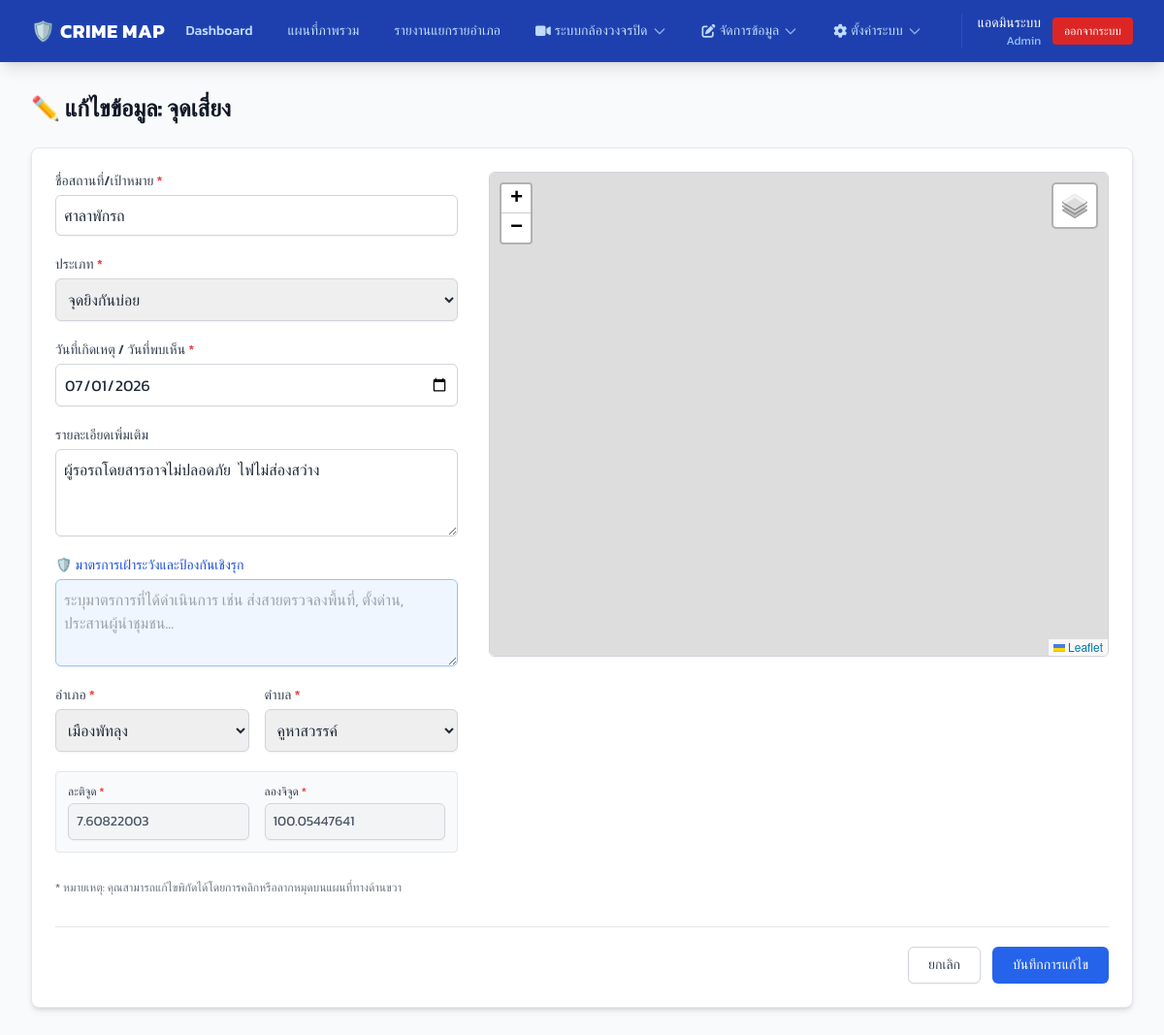
Page /edit_report.php?type=risk&id=2 (signed in) on the committed database.
### tables this page shows
CREATE TABLE `menus` (
  `id` int NOT NULL AUTO_INCREMENT,
  `menu_type` enum('frontend','backend') NOT NULL DEFAULT 'backend',
  `title` varchar(100) NOT NULL,
  `url` varchar(255) DEFAULT '#',
  `icon` varchar(100) DEFAULT NULL COMMENT 'FontAwesome class e.g. fas fa-home',
  `css_class` varchar(255) DEFAULT NULL COMMENT 'Custom CSS classes for buttons',
  `parent_id` int DEFAULT NULL,
  `order_num` int DEFAULT '0',
  `allowed_roles` TEXT DEFAULT NULL COMMENT 'JSON array of allowed role_ids, NULL means all',
  `is_active` tinyint(1) DEFAULT '1',
  PRIMARY KEY (`id`),
  KEY `parent_id` (`parent_id`),
  CONSTRAINT `menus_ibfk_1` FOREIGN KEY (`parent_id`) REFERENCES `menus` (`id`) ON DELETE CASCADE
);

CREATE TABLE `risk_locations` (
  `id` int NOT NULL AUTO_INCREMENT,
  `district_id` int DEFAULT NULL,
  `subdistrict_id` int DEFAULT NULL,
  `risk_type_id` int DEFAULT NULL,
  `location_name` varchar(255) NOT NULL,
  `latitude` decimal(10,8) NOT NULL,
  `longitude` decimal(11,8) NOT NULL,
  `status` enum('pending','active','resolved') DEFAULT 'pending' COMMENT 'สถานะ: pending=รอตรวจสอบ, active=มีความเสี่ยง, resolved=แก้ไขแล้ว',
  `details` text,
  `image_before` varchar(255) DEFAULT NULL,
  `image_after` varchar(255) DEFAULT NULL,
  `reporter_name` varchar(255) DEFAULT NULL,
  `reporter_phone` varchar(50) DEFAULT NULL,
  `reported_by` int DEFAULT NULL,
  `created_at` datetime DEFAULT NULL,
  `updated_at` timestamp NULL DEFAULT CURRENT_TIMESTAMP ON UPDATE CURRENT_TIMESTAMP,
  `preventive_measures` text,
  `incident_date` date DEFAULT NULL,
  PRIMARY KEY (`id`),
  KEY `district_id` (`district_id`),
  KEY `risk_type_id` (`risk_type_id`),
  KEY `fk_risk_subdistrict` (`subdistrict_id`),
  CONSTRAINT `fk_district` FOREIGN KEY (`district_id`) REFERENCES `districts` (`id`) ON DELETE SET NULL,
  CONSTRAINT `fk_risk_subdistrict` FOREIGN KEY (`subdistrict_id`) REFERENCES `subdistricts` (`id`) ON DELETE SET NULL,
  CONSTRAINT `fk_risk_type` FOREIGN KEY (`risk_type_id`) REFERENCES `risk_types` (`id`) ON DELETE SET NULL
);

CREATE TABLE `risk_types` (
  `id` int NOT NULL AUTO_INCREMENT,
  `type_name` varchar(255) NOT NULL,
  `marker_color` varchar(50) NOT NULL,
  PRIMARY KEY (`id`)
);

CREATE TABLE `districts` (
  `id` int NOT NULL AUTO_INCREMENT,
  `name_th` varchar(255) NOT NULL,
  PRIMARY KEY (`id`)
);

CREATE TABLE `subdistricts` (
  `id` int NOT NULL AUTO_INCREMENT,
  `district_id` int NOT NULL,
  `name_th` varchar(255) NOT NULL,
  `latitude` decimal(10,8) DEFAULT NULL,
  `longitude` decimal(11,8) DEFAULT NULL,
  PRIMARY KEY (`id`),
  KEY `fk_subdistrict_district` (`district_id`),
  CONSTRAINT `fk_subdistrict_district` FOREIGN KEY (`district_id`) REFERENCES `districts` (`id`) ON DELETE CASCADE
);

### auth.php (called while the page is built, shortened)
<?php
$user_name = $_SESSION['user_name'];
$user_role_name = $_SESSION['role_name'];
?>

### edit_report.php (the view, shortened to what this page needs)
<?php
require_once 'auth.php';
require_once 'db_config.php';
$type = $_GET['type'] ?? '';
$id = $_GET['id'] ?? 0;
try {
    if ($type === 'risk') {
        $stmt = $pdo->prepare("SELECT * FROM risk_locations WHERE id = ?");
        $stmt->execute([$id]);
        $data = $stmt->fetch();
        $nameField = 'location_name';
        $typeField = 'risk_type_id';
    } else {
        $stmt = $pdo->prepare("SELECT * FROM target_houses WHERE id = ?");
        $stmt->execute([$id]);
        $data = $stmt->fetch();
        $nameField = 'house_name';
        $typeField = 'target_type_id';
    }
    $stmtDistricts = $pdo->query("SELECT id, name_th FROM districts ORDER BY name_th ASC");
    $districts = $stmtDistricts->fetchAll();
    if ($type === 'risk') {
        $stmtTypes = $pdo->query("SELECT id, type_name FROM risk_types ORDER BY id ASC");
    } else {
        $stmtTypes = $pdo->query("SELECT id, type_name FROM target_types ORDER BY id ASC");
    }
    $types = $stmtTypes->fetchAll();
    $stmtSub = $pdo->prepare("SELECT id, name_th FROM subdistricts WHERE district_id = ? ORDER BY name_th ASC");
    $stmtSub->execute([$data['district_id']]);
    $subdistricts = $stmtSub->fetchAll();
} catch (\PDOException $e) {
    die("Database Error: " . htmlspecialchars($e->getMessage()));
}
?>
<!DOCTYPE html>
<html lang="th">
<head>
    <script src="https://cdn.tailwindcss.com"></script>
    <link rel="stylesheet" href="https://unpkg.com/leaflet@1.9.4/dist/leaflet.css"/>
    <link rel="stylesheet" href="https://unpkg.com/leaflet-control-geocoder/dist/Control.Geocoder.css" />
</head>
<body class="bg-gray-50 text-gray-800">
    <?php include 'navbar.php'; ?>
    <div class="max-w-7xl mx-auto px-4 sm:px-6 lg:px-8 py-8">
        <div class="mb-6 flex justify-between items-center">
            <h1 class="text-2xl font-bold text-gray-900">
                ✏️ แก้ไขข้อมูล: <?= $type === 'risk' ? 'จุดเสี่ยง' : 'บ้านเป้าหมาย' ?>
            </h1>
        </div>
        <form action="save_edit_report.php" method="POST" id="editForm" class="bg-white rounded-lg shadow-md border border-gray-200 p-6">
            <div class="grid grid-cols-1 lg:grid-cols-5 gap-8">
                <div class="lg:col-span-2 flex flex-col gap-5">
                    <div>
                        <label class="block text-sm font-medium text-gray-700">ชื่อสถานที่/เป้าหมาย <span class="text-red-500">*</span></label>
                        <input type="text" name="location_name" required value="<?= htmlspecialchars($data[$nameField]) ?>" class="mt-1 block w-full rounded-md border-gray-300 shadow-sm p-2 border focus:border-blue-500 focus:ring focus:ring-blue-200">
                    </div>
                    <div>
                        <label class="block text-sm font-medium text-gray-700">ประเภท <span class="text-red-500">*</span></label>
                        <select name="type_id" required class="mt-1 block w-full rounded-md border-gray-300 shadow-sm p-2 border focus:border-blue-500 focus:ring focus:ring-blue-200">
                            <?php foreach ($types as $t): ?>
                                <option value="<?= $t['id'] ?>" <?= $data[$typeField] == $t['id'] ? 'selected' : '' ?>><?= htmlspecialchars($t['type_name']) ?></option>
                            <?php endforeach; ?>
                        </select>
                    </div>
                    <div>
                        <label class="block text-sm font-medium text-gray-700">วันที่เกิดเหตุ / วันที่พบเห็น <span class="text-red-500">*</span></label>
                        <input type="date" name="incident_date" required value="<?= htmlspecialchars($data['incident_date'] ?? date('Y-m-d')) ?>" class="mt-1 block w-full rounded-md border-gray-300 shadow-sm p-2 border focus:border-blue-500 focus:ring focus:ring-blue-200">
                    </div>
                    <div>
                        <label class="block text-sm font-medium text-gray-700">รายละเอียดเพิ่มเติม</label>
                        <textarea name="details" rows="3" class="mt-1 block w-full rounded-md border-gray-300 shadow-sm p-2 border focus:border-blue-500 focus:ring focus:ring-blue-200"><?= htmlspecialchars($data['details'] ?? '') ?></textarea>
                    </div>
                    <div>
                        <label class="block text-sm font-medium text-blue-700">🛡️ มาตรการเฝ้าระวังและป้องกันเชิงรุก</label>
                        <textarea name="preventive_measures" rows="3" placeholder="ระบุมาตรการที่ได้ดำเนินการ เช่น ส่งสายตรวจลงพื้นที่, ตั้งด่าน, ประสานผู้นำชุมชน..." class="mt-1 block w-full rounded-md border-blue-300 bg-blue-50 shadow-sm p-2 border focus:border-blue-500 focus:ring focus:ring-blue-200"><?= htmlspecialchars($data['preventive_measures'] ?? '') ?></textarea>
                    </div>
                    <div class="grid grid-cols-2 gap-4">
                        <div>
                            <label class="block text-sm font-medium text-gray-700">อำเภอ <span class="text-red-500">*</span></label>
                            <select name="district_id" id="district_id" required class="mt-1 block w-full rounded-md border-gray-300 shadow-sm p-2 border focus:border-blue-500 focus:ring focus:ring-blue-200">
                                <?php foreach ($districts as $d): ?>
                                    <option value="<?= $d['id'] ?>" <?= $data['district_id'] == $d['id'] ? 'selected' : '' ?>><?= htmlspecialchars($d['name_th']) ?></option>
                                <?php endforeach; ?>
                            </select>
                        </div>
                        <div>
                            <label class="block text-sm font-medium text-gray-700">ตำบล <span class="text-red-500">*</span></label>
                            <select name="subdistrict_id" id="subdistrict_id" required class="mt-1 block w-full rounded-md border-gray-300 shadow-sm p-2 border focus:border-blue-500 focus:ring focus:ring-blue-200">
                                <?php foreach ($subdistricts as $sd): ?>
                                    <option value="<?= $sd['id'] ?>" <?= $data['subdistrict_id'] == $sd['id'] ? 'selected' : '' ?>><?= htmlspecialchars($sd['name_th']) ?></option>
                                <?php endforeach; ?>
                            </select>
                        </div>
                    </div>
                    <div class="grid grid-cols-2 gap-4 bg-gray-50 p-3 rounded border border-gray-200">
                        <div>
                            <label class="block text-xs font-medium text-gray-700">ละติจูด <span class="text-red-500">*</span></label>
                            <input type="text" id="latitude" name="latitude" value="<?= htmlspecialchars($data['latitude']) ?>" required readonly class="mt-1 block w-full rounded-md border-gray-300 bg-gray-100 shadow-sm p-2 border text-sm text-gray-600">
                        </div>
                        <div>
                            <label class="block text-xs font-medium text-gray-700">ลองจิจูด <span class="text-red-500">*</span></label>
                            <input type="text" id="longitude" name="longitude" value="<?= htmlspecialchars($data['longitude']) ?>" required readonly class="mt-1 block w-full rounded-md border-gray-300 bg-gray-100 shadow-sm p-2 border text-sm text-gray-600">
                        </div>
                    </div>
                    <div class="mt-2 text-xs text-gray-500">
                        * หมายเหตุ: คุณสามารถแก้ไขพิกัดได้โดยการคลิกหรือลากหมุดบนแผนที่ทางด้านขวา
                    </div>
                </div>
                <div class="lg:col-span-3 h-[400px] md:h-[500px] relative rounded-md overflow-hidden border border-gray-300 shadow-sm">
                    <div id="map" class="w-full h-full z-10"></div>
                </div>
            </div>
            <div class="mt-8 pt-5 border-t border-gray-200 flex justify-end gap-3">
                <a href="my_reports.php" class="px-5 py-2 border border-gray-300 rounded-md shadow-sm text-sm font-medium text-gray-700 bg-white hover:bg-gray-50">ยกเลิก</a>
                <button type="submit" class="px-5 py-2 border border-transparent rounded-md shadow-sm text-sm font-medium text-white bg-blue-600 hover:bg-blue-700">บันทึกการแก้ไข</button>
            </div>
        </form>
    </div>
</body>
</html>

### navbar.php (shortened to what this page needs)
<?php
$current_page = basename($_SERVER['PHP_SELF']);
if (isset($pdo)) {
    $stmt = $pdo->prepare("SELECT * FROM menus WHERE menu_type = 'backend' AND is_active = 1 ORDER BY order_num ASC");
    $stmt->execute();
    $all_menus = $stmt->fetchAll(PDO::FETCH_ASSOC);
    $allowed_menus = [];
    foreach ($all_menus as $menu) {
        $allowed_menus[] = $menu;
    }
    $menu_tree = [];
    foreach ($allowed_menus as $menu) {
        if (empty($menu['parent_id'])) {
            $menu['children'] = [];
            $menu_tree[$menu['id']] = $menu;
        }
    }
    foreach ($allowed_menus as $menu) {
        if (!empty($menu['parent_id']) && isset($menu_tree[$menu['parent_id']])) {
            $menu_tree[$menu['parent_id']]['children'][] = $menu;
        }
    }
} else {
    $menu_tree = [];
}
?>
<link rel="stylesheet" href="https://cdnjs.cloudflare.com/ajax/libs/font-awesome/6.4.0/css/all.min.css">
<nav class="bg-blue-800 text-white shadow-lg shrink-0 z-50 relative">
    <div class="w-full px-4 sm:px-6 lg:px-8">
        <div class="flex items-center justify-between h-16">
            <div class="flex items-center gap-3">
                <span class="text-lg sm:text-xl font-bold tracking-wide truncate">🛡️ CRIME MAP</span>
            </div>
            <div class="hidden md:flex items-center gap-1 lg:gap-3">
                <?php foreach ($menu_tree as $menu): ?>
                    <?php if (empty($menu['children'])): ?>
                        <a href="<?= htmlspecialchars($menu['url']) ?>" class="flex items-center gap-1 whitespace-nowrap px-3 py-2 rounded-md text-sm font-medium <?= $current_page == $menu['url'] ? 'bg-blue-900 text-white shadow-inner' : 'text-blue-200 hover:text-white hover:bg-blue-700 transition' ?>">
                            <?= htmlspecialchars($menu['title']) ?>
                        </a>
                    <?php else: ?>
                        <div class="relative group">
                            <button class="flex items-center gap-1 whitespace-nowrap px-3 py-2 rounded-md text-sm font-medium text-blue-200 hover:text-white hover:bg-blue-700 transition">
                                <?php if($menu['icon']): ?><i class="<?= htmlspecialchars($menu['icon']) ?>"></i><?php endif; ?>
                                <?= htmlspecialchars($menu['title']) ?>
                                <svg class="w-4 h-4 opacity-70" fill="none" stroke="currentColor" viewBox="0 0 24 24"><path stroke-linecap="round" stroke-linejoin="round" stroke-width="2" d="M19 9l-7 7-7-7"></path></svg>
                            </button>
                        </div>
                    <?php endif; ?>
                <?php endforeach; ?>
                <div class="ml-2 pl-2 lg:ml-4 lg:pl-4 border-l border-blue-700 flex items-center gap-3">
                    <div class="text-sm text-right hidden lg:block">
                        <div class="text-white font-medium whitespace-nowrap"><?= htmlspecialchars($user_name ?? '') ?></div>
                        <div class="text-blue-300 text-xs whitespace-nowrap"><?= htmlspecialchars($user_role_name ?? '') ?></div>
                    </div>
                    <a href="logout.php" class="bg-red-600 hover:bg-red-700 text-white px-3 py-1.5 rounded text-xs font-medium transition whitespace-nowrap">ออกจากระบบ</a>
                </div>
            </div>
        </div>
    </div>
</nav>

### edit_report.php (style rules this page uses)
body { font-family: 'Kanit', sans-serif; }

### rows in the picture
menus: title "Dashboard"
menus: title "แผนที่ภาพรวม"
menus: title "รายงานแยกรายอำเภอ"
menus: title "ระบบกล้องวงจรปิด"
menus: title "จัดการข้อมูล"
menus: title "ตั้งค่าระบบ"
risk_locations: location_name "ศาลาพักรถ", type_id "จุดยิงกันบ่อย", incident_date "07/01/2026", details "ผู้รอรถโดยสารอาจไม่ปลอดภัย ไฟไม่ส่องสว่าง", district_id "เมืองพัทลุง", subdistrict_id "คูหาสวรรค์", latitude "7.60822003", longitude "100.05447641"

### other values in the picture
$user_name "แอดมินระบบ"
$user_role_name "Admin"
